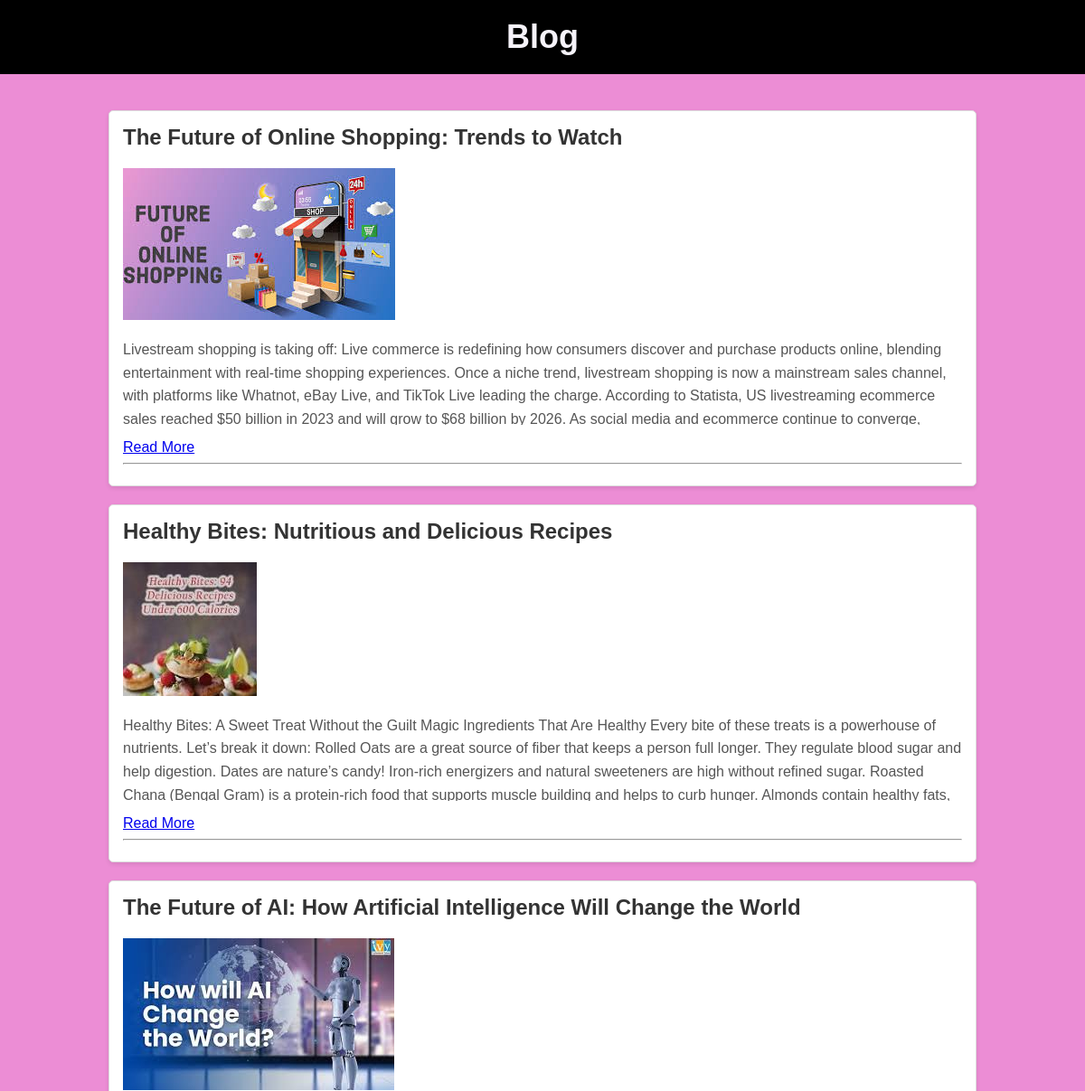
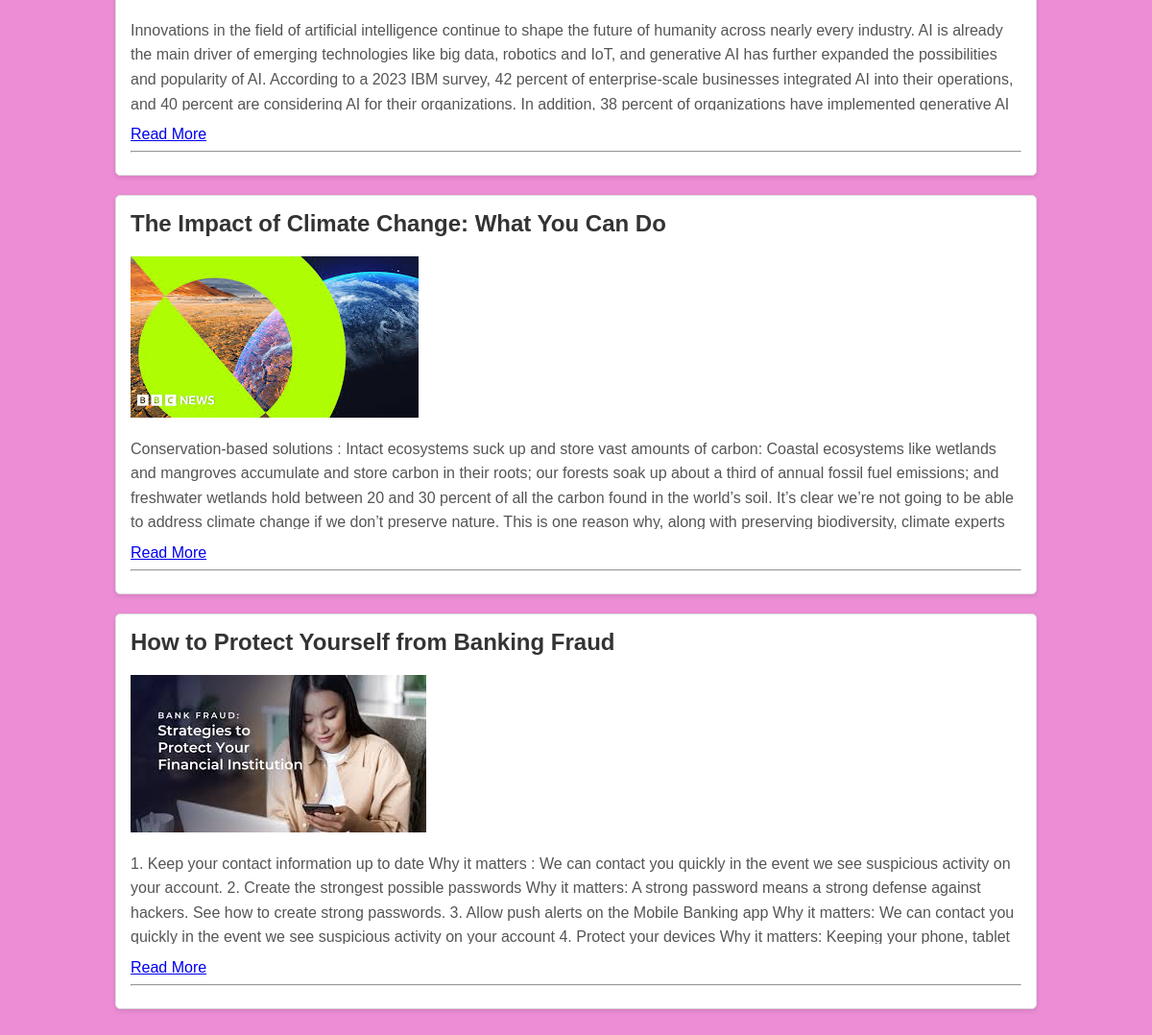
The page / on the database its author committed (2 pictures, top to bottom).
### blogapp/models.py (models this page shows, shortened)
class BlogPost(models.Model):
    title = models.CharField(max_length=200)
    content = models.TextField()
    image = models.ImageField(upload_to='blog_images/', blank=True, null=True)

### blogapp/views.py (the view)
# urls.py: 2. Add a URL to urlpatterns:  path('', views.home, name='home')
def home(request):
    posts = BlogPost.objects.all()
    return render(request, 'blogapp/home.html', {'posts': posts})

### blogapp/templates/blogapp/home.html (shortened to what this page needs)
<!DOCTYPE html>
<html lang="en">
<head>
    {% load static %}
    <link rel="stylesheet" type="text/css" href="{% static 'blogapp/styles.css' %}">
</head>
<body>
    <div class="blog-header">
        <h1>Blog</h1>
    </div>
    <div class="blog-container">
    {% for post in posts %}
    <div class="blog-post">
        <h2>{{ post.title }}</h2>
        {% if post.image %}
        <img src="{{ post.image.url }}" alt="{{ post.title }}" style="max-width: 100%; height: auto;">
        {% endif %}
        <p class="content-snippet">{{ post.content }}</p>
        <a href="{% url 'detail' post.id %}">Read More</a>
        <hr>
    </div>
    {% endfor %}
    </div>
</body>
</html>

### blogapp/static/blogapp/styles.css (style rules this page uses)
body { background-color: #ec8dd5; font-family: Arial, sans-serif; margin: 0; padding: 0; }
.blog-header { background-color: black; color: rgb(255, 255, 255); text-align: center; padding: 20px 0; margin-bottom: 20px; }
.blog-header h1 { font-size: 36px; margin: 0; font-family: Arial, sans-serif; }
.blog-container { width: 80%; margin: 20px auto; padding: 20px; }
.blog-post { background-color: #ffffff; border: 1px solid #ddd; border-radius: 5px; box-shadow: 0 2px 5px rgba(0, 0, 0, 0.1); margin-bottom: 20px; padding: 15px; }
.blog-post h2 { margin-top: 0; color: #333333; }
.blog-post p { line-height: 1.6; color: #555555; }
h1 { text-align: center; color: #f6f3fa; margin-bottom: 20px; }
.content-snippet { max-height: 6em; overflow: hidden; line-height: 1.5em; text-overflow: ellipsis; white-space:normal; }

### rows shown on the page
BlogPost: title "The Future of Online Shopping: Trends to Watch", image (picture), content "Livestream shopping is taking off: Live commerce is redefining how consumers discover and purchase products online, blending entertainment with real-time shopping experiences. Once a niche trend, livestream shopping is now a mainstream sales channel, with platforms like Whatnot, eBay Live, and TikTok Live leading the charge. According to Statista, US livestreaming ecommerce sales reached $50 billion in 2023 and will grow to $68 billion by 2026. As social media and ecommerce continue to converge,…"
BlogPost: title "Healthy Bites: Nutritious and Delicious Recipes", image (picture), content "Healthy Bites: A Sweet Treat Without the Guilt Magic Ingredients That Are Healthy Every bite of these treats is a powerhouse of nutrients. Let’s break it down: Rolled Oats are a great source of fiber that keeps a person full longer. They regulate blood sugar and help digestion. Dates are nature’s candy! Iron-rich energizers and natural sweeteners are high without refined sugar. Roasted Chana (Bengal Gram) is a protein-rich food that supports muscle building and helps to curb hunger. Almonds contain healthy fats,…"
BlogPost: title "The Future of AI: How Artificial Intelligence Will Change the World", image (picture), content "Innovations in the field of artificial intelligence continue to shape the future of humanity across nearly every industry. AI is already the main driver of emerging technologies like big data, robotics and IoT, and generative AI has further expanded the possibilities and popularity of AI. According to a 2023 IBM survey, 42 percent of enterprise-scale businesses integrated AI into their operations, and 40 percent are considering AI for their organizations. In addition, 38 percent of organizations have implemented generative AI…"
BlogPost: title "The Impact of Climate Change: What You Can Do", image (picture), content "Conservation-based solutions : Intact ecosystems suck up and store vast amounts of carbon: Coastal ecosystems like wetlands and mangroves accumulate and store carbon in their roots; our forests soak up about a third of annual fossil fuel emissions; and freshwater wetlands hold between 20 and 30 percent of all the carbon found in the world’s soil. It’s clear we’re not going to be able to address climate change if we don’t preserve nature. This is one reason why, along with preserving biodiversity, climate experts…"
BlogPost: title "How to Protect Yourself from Banking Fraud", image (picture), content "1. Keep your contact information up to date Why it matters : We can contact you quickly in the event we see suspicious activity on your account. 2. Create the strongest possible passwords Why it matters: A strong password means a strong defense against hackers. See how to create strong passwords. 3. Allow push alerts on the Mobile Banking app Why it matters: We can contact you quickly in the event we see suspicious activity on your account 4. Protect your devices Why it matters: Keeping your phone, tablet…"
